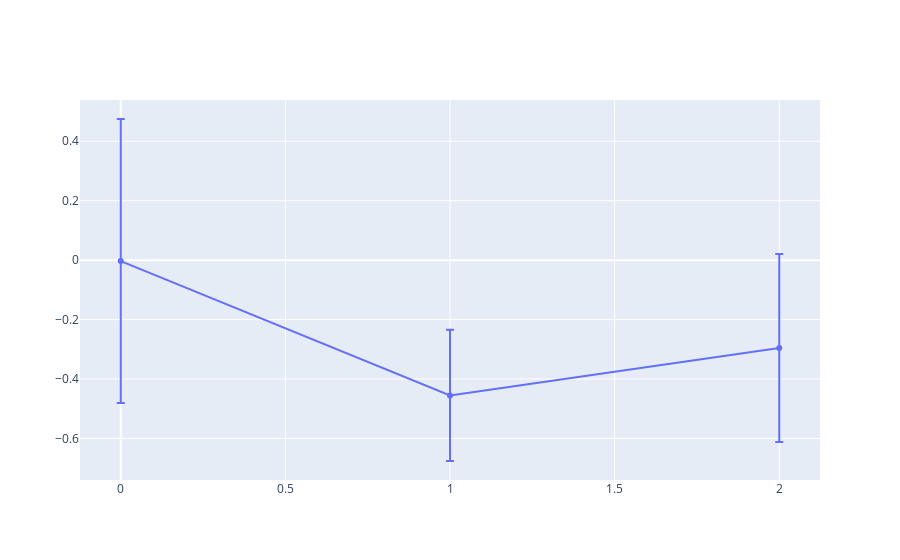

Notebook source saved alongside this figure:
### Code cell
fig = go.Figure(data=go.Scatter(
        x=[0, 1, 2],
        y=((df - risk)/risk).mean(),
        error_y=dict(
            type='data', # value of error bar given in data coordinates
            array=((df - risk)/risk).std(),
            visible=True)
    ))
fig.show()

### Figure 1 — Plotly figure (JSON) as saved in the notebook; plotly's stock layout.template omitted (floating-point values rounded to 4 significant figures)
{"data": [{"error_y": {"array": [0.478, 0.2207, 0.3163], "type": "data", "visible": true}, "type": "scatter", "x": [0, 1, 2], "y": [-0.002996, -0.455, -0.2954]}], "layout": {}}
